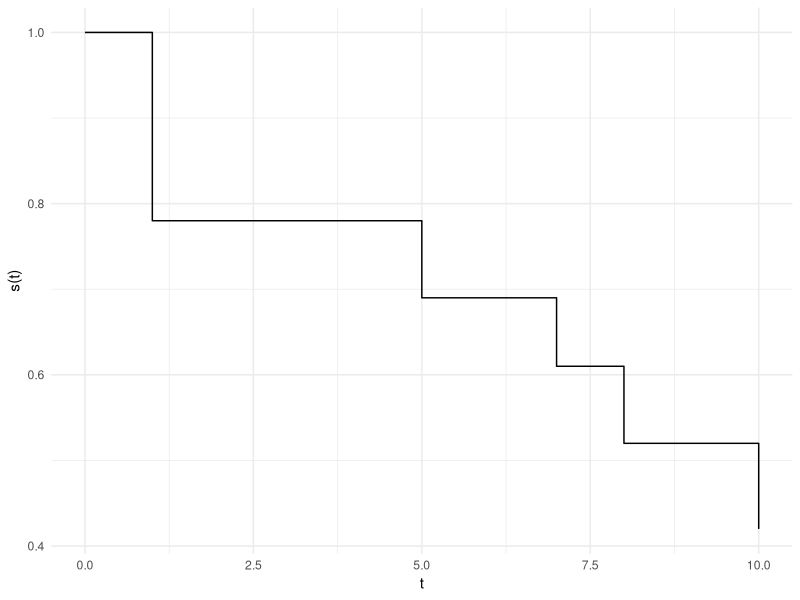

Source code (R):
## ---- chunk 1
#| echo: false
#| label: fig-step
#| fig-cap: "Exemplo de uma função de sobrevivência na prática"
library(ggplot2)
data.frame(x = c(0,1,5,7,8,10), y = c(1,0.78,0.69,0.61,0.52,0.42))  |> 
ggplot(aes(x, y)) +
    geom_step() +
    labs(x = 't', y = 's(t)')+
    theme_minimal()
## ---- chunk 2
library(survival)
tempo <- c(1, 1, 1, 1, 4, 5, 7, 8, 10, 10, 12, 16, 16, 16)
falha <- c(1, 1, 1, 0, 0, 1, 1, 1, 1, 0, 0, 0, 0, 0)

ekm <- survfit(Surv(tempo, falha) ~ 1)


ekm |> summary()

